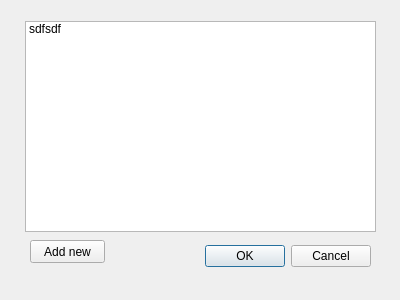
<?xml version="1.0" encoding="UTF-8"?>
<ui version="4.0">
 <class>predefinedwindow</class>
 <widget class="QDialog" name="predefinedwindow">
  <property name="geometry">
   <rect>
    <x>0</x>
    <y>0</y>
    <width>400</width>
    <height>300</height>
   </rect>
  </property>
  <property name="windowTitle">
   <string>Dialog</string>
  </property>
  <widget class="QDialogButtonBox" name="buttonBox">
   <property name="geometry">
    <rect>
     <x>30</x>
     <y>240</y>
     <width>341</width>
     <height>32</height>
    </rect>
   </property>
   <property name="orientation">
    <enum>Qt::Horizontal</enum>
   </property>
   <property name="standardButtons">
    <set>QDialogButtonBox::Cancel|QDialogButtonBox::Ok</set>
   </property>
  </widget>
  <widget class="QListWidget" name="listWidget">
   <property name="geometry">
    <rect>
     <x>25</x>
     <y>21</y>
     <width>351</width>
     <height>211</height>
    </rect>
   </property>
   <item>
    <property name="text">
     <string>sdfsdf</string>
    </property>
   </item>
  </widget>
  <widget class="QPushButton" name="pushButton">
   <property name="geometry">
    <rect>
     <x>30</x>
     <y>240</y>
     <width>75</width>
     <height>23</height>
    </rect>
   </property>
   <property name="text">
    <string>Add new</string>
   </property>
  </widget>
 </widget>
 <resources/>
 <connections>
  <connection>
   <sender>buttonBox</sender>
   <signal>accepted()</signal>
   <receiver>predefinedwindow</receiver>
   <slot>accept()</slot>
   <hints>
    <hint type="sourcelabel">
     <x>248</x>
     <y>254</y>
    </hint>
    <hint type="destinationlabel">
     <x>157</x>
     <y>274</y>
    </hint>
   </hints>
  </connection>
  <connection>
   <sender>buttonBox</sender>
   <signal>rejected()</signal>
   <receiver>predefinedwindow</receiver>
   <slot>reject()</slot>
   <hints>
    <hint type="sourcelabel">
     <x>316</x>
     <y>260</y>
    </hint>
    <hint type="destinationlabel">
     <x>286</x>
     <y>274</y>
    </hint>
   </hints>
  </connection>
 </connections>
</ui>
